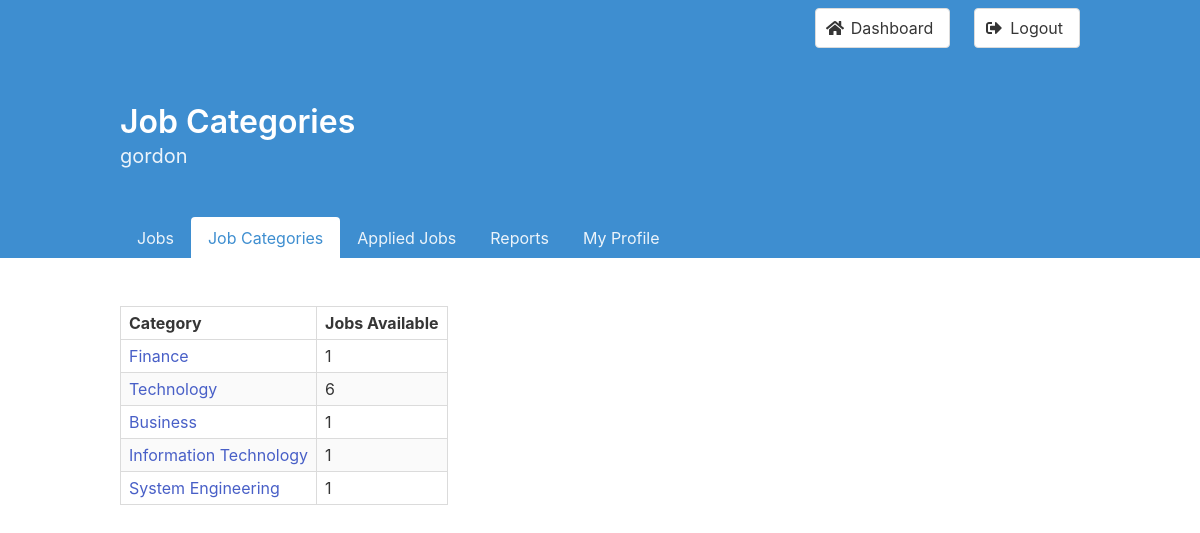
Page /categories (signed in) on the committed database.
### tables this page shows
CREATE TABLE Job_Categories_List
(
    jobCategoriesID int          NOT NULL AUTO_INCREMENT PRIMARY KEY,
    categoryName    varchar(255) NOT NULL UNIQUE
);

### controller/categories.php (called while the page is built, shortened)
<?php
require "model/JobCategoriesList.php";
class CategoriesController
{
  public $jobCategoriesList;
  public function __construct()
  {
    $this->jobCategoriesList = new JobCategoriesList();
  }
  public function invoke()
  {
    $categories = $this->jobCategoriesList->getCategories();
    include 'view/categories.php';
  }
}

### model/Database.php (called while the page is built, shortened)
<?php
class Database
{
  private $_host = '127.0.0.1';
  private $_user = 'gxc353_1';
  private $_pass = 'temp_password';
  private $_name = 'gxc353_1';
  private $_databaseHandler;
  private $_statement;
  public function __construct()
  {
    $dsn = 'mysql:host=' . $this->_host . ';dbname=' . $this->_name;
    $options = [
      PDO::ATTR_EMULATE_PREPARES => false,
      PDO::ATTR_ERRMODE => PDO::ERRMODE_EXCEPTION,
      PDO::ATTR_PERSISTENT => true,
    ];
    try {
      $this->_databaseHandler = new PDO($dsn, $this->_user, $this->_pass, $options);
    } catch (PDOException $e) {
      $this->_error = $e->getMessage();
      echo "<p class=\"has-text-black has-background-warning\">$this->_error</p>";
    }
  }
  public function query($sql)
  {
    $this->_statement = $this->_databaseHandler->prepare($sql);
  }
  public function execute()
  {
    return $this->_statement->execute();
  }
  public function fetchAll()
  {
    $this->execute();
    return $this->_statement->fetchAll(PDO::FETCH_OBJ);
  }
}

### model/JobCategoriesList.php (called while the page is built, shortened)
<?php
require_once "model/Database.php";
class JobCategoriesList
{
  private $_db;
  public function __construct()
  {
    $this->_db = new Database();
  }
  public function getCategories()
  {
    $sql = "SELECT jobCategoriesID, categoryName, COUNT(jobID) as numPostings
      FROM Job_Categories_List JOIN Job_Categories ON Job_Categories_List.jobCategoriesID = Job_Categories.jobCategoryID
      GROUP BY jobCategoriesID, categoryName";
    $this->_db->query($sql);
    return $this->_db->fetchAll();
  }
}

### view/categories.php (the view, shortened to what this page needs)
<head>
</head>
<body>
  <?php
  require "templates/hero.php";
  ?>
  <section class="section">
    <div class="container">
      <div class="columns">
        <div class="column">
          <table class="table is-bordered is-striped is-narrow is-hoverable">
            <thead>
              <tr>
                <th>Category</th>
                <th>Jobs Available</th>
              </tr>
            </thead>
            <tbody>
              <?php
              if (isset($categories)) {
                foreach ($categories as $index => $obj) {
                  echo '<tr>';
                  echo '<td>';
                  echo "<a class=\"is-info\" href=\"categories?showCategoryJobs=$obj->jobCategoriesID\">";
                  echo "$obj->categoryName";
                  echo '</a>';
                  echo "<td>$obj->numPostings</td>";
                  echo '</tr>';
                }
              }
              ?>
            </tbody>
          </table>
        </div>
        <div class="column">
        </div>
      </div>
    </div>
  </section>
</body>

### rows in the picture
job_categories_list: categoryName "Finance", numPostings "1"
job_categories_list: categoryName "Technology", numPostings "6"
job_categories_list: categoryName "Business", numPostings "1"
job_categories_list: categoryName "Information Technology", numPostings "1"
job_categories_list: categoryName "System Engineering", numPostings "1"

### other values in the picture
$heroTitle "Job Categories"
$_SESSION["username"] "gordon"
